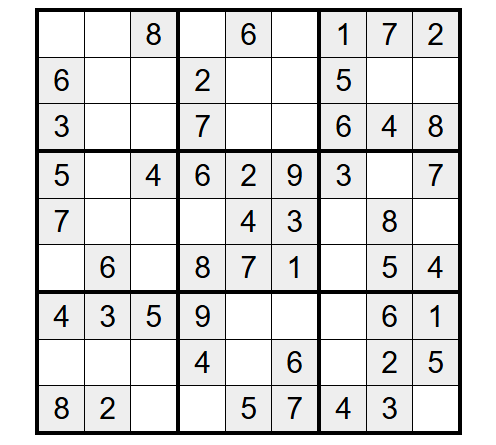
#> input picture uploaded.jpg, 496 x 445 px
$ python -i extracted_sudoku_grid.py   (imports and definitions only)
#> lines starting #> are read from the running program, lines starting #| are printed output that depends on the picture; after the words box and inside, x2 and y2 are one past the last pixel; in counts of white or black regions, pixels touching at a corner belong together
import cv2
import pytesseract
import numpy as np

pytesseract.pytesseract.tesseract_cmd = r"C:\Program Files\Tesseract-OCR\tesseract.exe"

def order_points(pts):
    rect = np.zeros((4, 2), dtype="float32")
    s = pts.sum(axis=1)
    rect[0] = pts[np.argmin(s)]      # Top-left
    rect[2] = pts[np.argmax(s)]      # Bottom-right
    diff = np.diff(pts, axis=1)
    rect[1] = pts[np.argmin(diff)]   # Top-right
    rect[3] = pts[np.argmax(diff)]   # Bottom-left
    return rect

def extract_sudoku_grid(image_path):
#> called with image_path = 'uploaded.jpg'
    img = cv2.imread(image_path)
#> img is the input picture: shape (445, 496, 3); mean B, G, R 220.9, 220.8, 220.8
    if img is None:
        print("Could not read image.")
        return None

    gray = cv2.cvtColor(img, cv2.COLOR_BGR2GRAY)
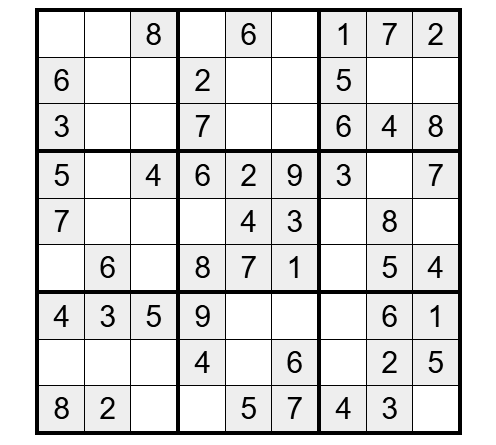
#> gray: shape (445, 496); min 0, max 255, mean 220.8
    blur = cv2.GaussianBlur(gray, (5, 5), 0)
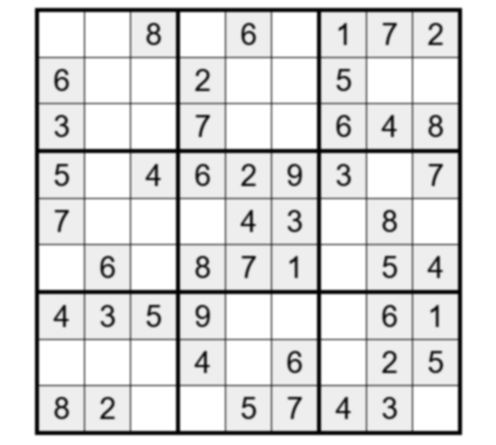
#> blur: shape (445, 496); min 1, max 255, mean 220.8
    thresh = cv2.adaptiveThreshold(blur, 255, cv2.ADAPTIVE_THRESH_GAUSSIAN_C,
                                   cv2.THRESH_BINARY_INV, 11, 2)
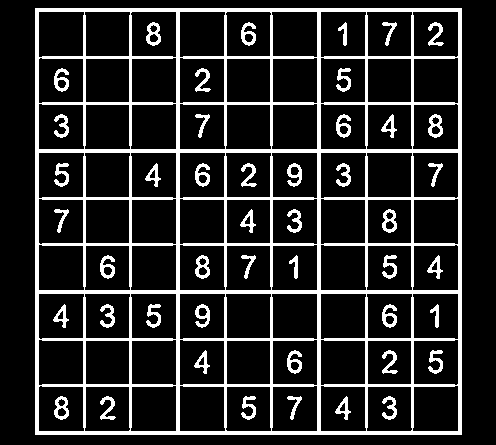
#> thresh: shape (445, 496); 15.9% white; 47 white regions, largest, box (x1, y1, x2, y2) and area: (35, 8, 462, 435) 27463, (146, 22, 161, 46) 192, (241, 22, 256, 46) 192

    contours, _ = cv2.findContours(thresh, cv2.RETR_EXTERNAL, cv2.CHAIN_APPROX_SIMPLE)
#> contours = [[[35, 8], [35, 434], [461, 434], [461, 8]]]
    largest_contour = max(contours, key=cv2.contourArea)
#> largest_contour = [[35, 8], [35, 434], [461, 434], [461, 8]]

    epsilon = 0.02 * cv2.arcLength(largest_contour, True)
#> epsilon = 34.08
    approx = cv2.approxPolyDP(largest_contour, epsilon, True)
#> approx = [[35, 8], [35, 434], [461, 434], [461, 8]]
    if len(approx) != 4:
        print("Couldn't find a proper Sudoku grid.")
        return None

    pts = np.array([point[0] for point in approx], dtype="float32")
#> pts = [[35, 8], [35, 434], [461, 434], [461, 8]]
    pts = order_points(pts)
#> in order_points, `s = pts.sum(axis=1)`: s = [43, 469, 895, 469]
#> in order_points, `diff = np.diff(pts, axis=1)`: diff = [-27, 399, -27, -453]
#> pts = [[35, 8], [461, 8], [461, 434], [35, 434]]

    side = max(
        np.linalg.norm(pts[0] - pts[1]),
        np.linalg.norm(pts[1] - pts[2]),
        np.linalg.norm(pts[2] - pts[3]),
        np.linalg.norm(pts[3] - pts[0])
    )
#> side = 426
    dst = np.array([[0, 0], [side - 1, 0], [side - 1, side - 1], [0, side - 1]], dtype="float32")
#> dst = [[0, 0], [425, 0], [425, 425], [0, 425]]
    M = cv2.getPerspectiveTransform(pts, dst)
#> M = [[0.998, -6.06e-18, -34.92], [1.93e-18, 0.998, -7.98], [1.77e-19, 0, 1]]
    warp = cv2.warpPerspective(gray, M, (int(side), int(side)))
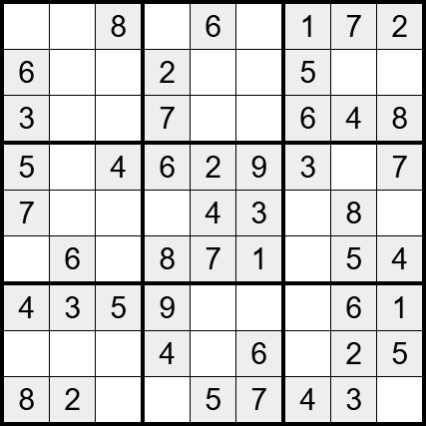
#> warp: shape (426, 426); min 0, max 255, mean 213.6

    cell_size = int(side // 9)
#> cell_size = 47
    grid = []

    for i in range(9):
        row = []
        for j in range(9):
            x, y = j * cell_size, i * cell_size
            cell = warp[y:y + cell_size, x:x + cell_size]

            cell = cv2.resize(cell, (28, 28))
            _, cell = cv2.threshold(cell, 128, 255, cv2.THRESH_BINARY_INV | cv2.THRESH_OTSU)
            digit = pytesseract.image_to_string(cell, config='--psm 10 -c tessedit_char_whitelist=0123456789').strip()

            row.append(int(digit) if digit.isdigit() else 0)
        grid.append(row)
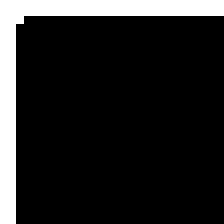
#> cell: shape (28, 28) (shown 8 times larger); 13.9% white; 1 white region, box (x1, y1, x2, y2) and area: (0, 0, 28, 28) 109
#> after the loop, grid = []

    return grid

#> (the run stopped early here; a loop or call above may not have finished)
